Frame 1 (no input): blank canvas, image omitted
Frame 60 (the mouse pressed at the canvas centre just before this capture): blank canvas, image omitted
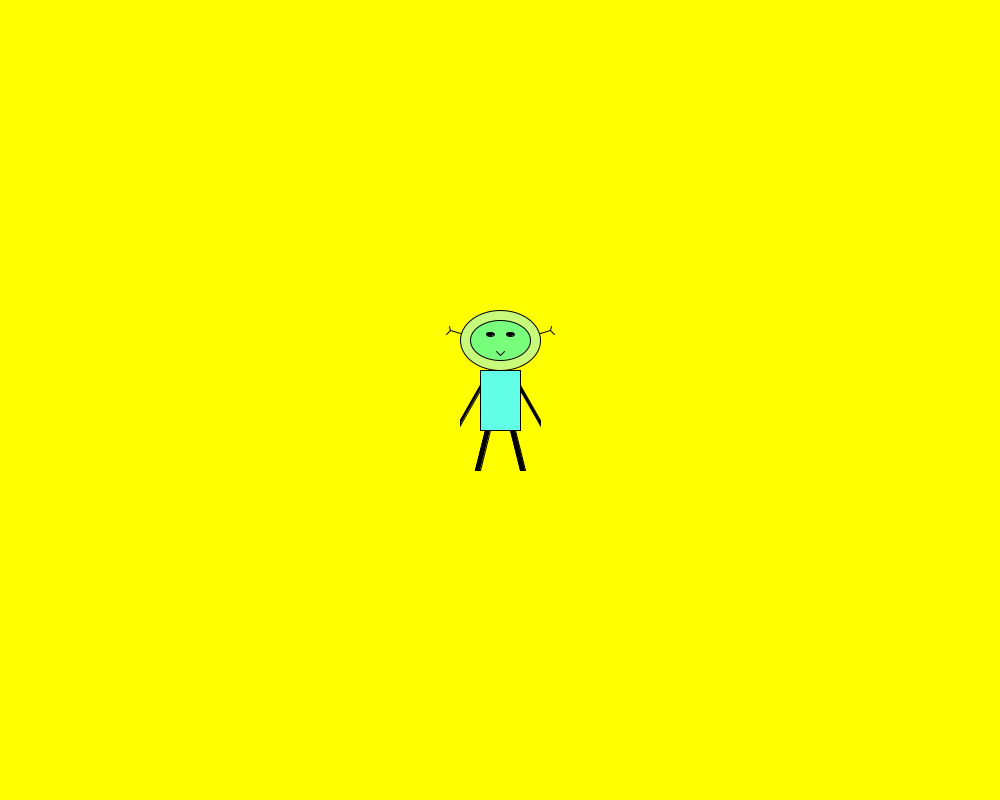
Frame 120 (the mouse held since frame 60 and released just before this capture)

The Processing sketch whose frames 1 and 60 were blank and that drew this single picture after the mouse press (run headless with seeded random() and noise(); from frame 60 on, the mouse is pressed at the canvas centre):

// Processing sketch: zoog
// ── zoog.pde

void setup() {
  size(1000, 800);  // Set the size of the window
}

void draw() {
  background(mouseX,mouseY,0);  // Draw a white background 

  // Set ellipses and rects to CENTER mode
  ellipseMode(CENTER);
  rectMode(CENTER); 
  
//ears
stroke(0);
  line(mouseX, mouseY-55,mouseX-50,mouseY-70);
  line(mouseX, mouseY-55,mouseX+50,mouseY-70);
  line(mouseX-54, mouseY-66,mouseX-50,mouseY-70);
  line(mouseX+54, mouseY-66,mouseX+50,mouseY-70);
  line(mouseX-51, mouseY-74,mouseX-50,mouseY-70);
  line(mouseX+51, mouseY-74,mouseX+50,mouseY-70);
 
  
   // head1
  stroke(0);
  fill(0.5*mouseY,0.5*mouseX,123);
 ellipse(mouseX, mouseY-60, 80, 60); 
 
  // head2
  stroke(0);
   fill(0.3*mouseY,0.7*mouseX,123);
  ellipse(mouseX, mouseY-60, 60,40); 
  
   //  body
  stroke(0);
   fill(0.24*mouseY,0.65*mouseX,0.3*mouseX+0.2*mouseY);
  rect(mouseX, mouseY, 40, 60);


  // Eyes
  fill(0); 
  ellipse(mouseX-10, mouseY-66, 8, 4); 
  ellipse(mouseX+10, mouseY-66, 8, 4);
//smlie
stroke(0);
  line(mouseX, mouseY-45,mouseX-4,mouseY-49);
  line(mouseX, mouseY-45,mouseX+4,mouseY-49);



  // Legs
  fill(0);
  quad(mouseX-15,mouseY+30,mouseX-10,mouseY+30,pmouseX-20,pmouseY+70,pmouseX-25,pmouseY+70);
  quad(mouseX+15,mouseY+30,mouseX+10,mouseY+30,pmouseX+20,pmouseY+70,pmouseX+25,pmouseY+70);

//ARMS
  fill(0);
  quad(mouseX-20,mouseY-10,mouseX-20,mouseY-15,pmouseX-40,pmouseY+20,pmouseX-40,pmouseY+25);
  quad(mouseX+20,mouseY-10,mouseX+20,mouseY-15,pmouseX+40,pmouseY+20,pmouseX+40,pmouseY+25);


}
